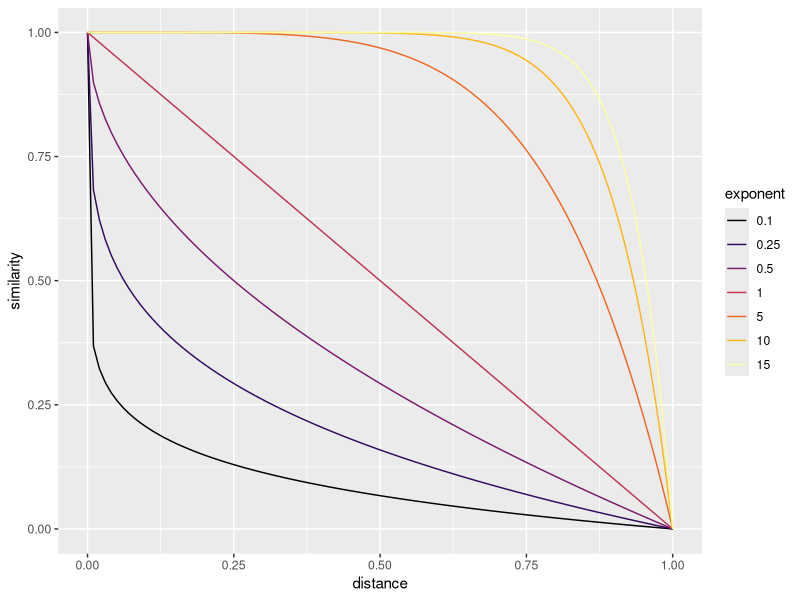

The R script that drew this image:
## ---- chunk 1
knitr::opts_chunk$set(echo = TRUE, message = FALSE)
## ---- chunk 2
# Load libraries
library(dplyr)
library(ggplot2)
library(tidyr)
## ---- chunk 3
# Prepare an example dataset
dist_data <-
  data.frame(distance = seq(0, 1, length.out = 100)) %>%
  mutate(
    sim0.1 = 1 - ((distance) ^ 0.1),
    sim0.25 = 1 - ((distance) ^ 0.25),
    sim0.5 = 1 - ((distance) ^ 0.5),
    sim1 = 1 - ((distance) ^ 1),
    sim10 = 1 - ((distance) ^ 10),
    sim15 = 1 - ((distance) ^ 15),
    sim5 = 1 - ((distance) ^ 5)
  ) %>%
  pivot_longer(names_to = "exponent",
               values_to = "similarity",
               cols = -distance) %>%
  mutate(exponent = stringr::str_remove(exponent, "sim")) %>%
  mutate(exponent = factor(
    exponent,
    levels = c("0.1", "0.25", "0.5", "1", "5", "10", "15")
  ))

# Print the head of the data
head(dist_data)
## ---- chunk 4
ggplot(dist_data, aes(x = distance, y = similarity, color = exponent)) +
  geom_line() +
  viridis::scale_color_viridis(option = "inferno", discrete = T)
